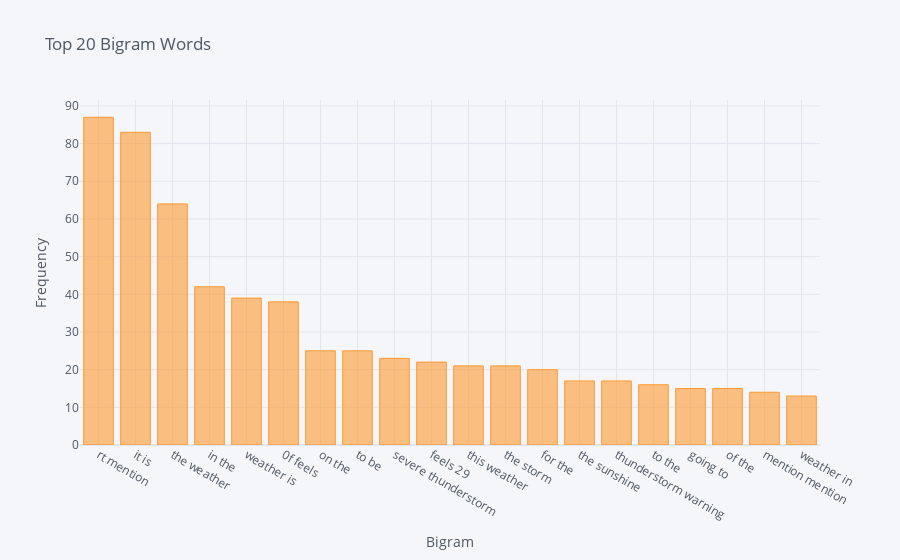

This figure's notebook cell:
### Code cell
words = get_top_n_words(df['text'], 20)
dfBi = pd.DataFrame(words, columns = ['Bigram','Frequency'])
dfBi = dfBi.set_index('Bigram')
dfBi.iplot(kind = 'bar', xTitle='Bigram', yTitle='Frequency', title = 'Top 20 Bigram Words')

### Figure 1 — Plotly figure (JSON) as saved in the notebook; plotly's stock layout.template omitted (floating-point values rounded to 4 significant figures)
{"data": [{"marker": {"color": "rgba(255, 153, 51, 0.6)", "line": {"color": "rgba(255, 153, 51, 1.0)", "width": 1}}, "name": "Frequency", "orientation": "v", "text": "", "type": "bar", "x": ["rt mention", "it is", "the weather", "in the", "weather is", "0f feels", "on the", "to be", "severe thunderstorm", "feels 29", "this weather", "the storm", "for the", "the sunshine", "thunderstorm warning", "to the", "going to", "of the", "mention mention", "weather in"], "y": [87, 83, 64, 42, 39, 38, 25, 25, 23, 22, 21, 21, 20, 17, 17, 16, 15, 15, 14, 13]}], "layout": {"legend": {"bgcolor": "#F5F6F9", "font": {"color": "#4D5663"}}, "paper_bgcolor": "#F5F6F9", "plot_bgcolor": "#F5F6F9", "title": {"font": {"color": "#4D5663"}, "text": "Top 20 Bigram Words"}, "xaxis": {"gridcolor": "#E1E5ED", "showgrid": true, "tickfont": {"color": "#4D5663"}, "title": {"font": {"color": "#4D5663"}, "text": "Bigram"}, "zerolinecolor": "#E1E5ED"}, "yaxis": {"gridcolor": "#E1E5ED", "showgrid": true, "tickfont": {"color": "#4D5663"}, "title": {"font": {"color": "#4D5663"}, "text": "Frequency"}, "zerolinecolor": "#E1E5ED"}}}
